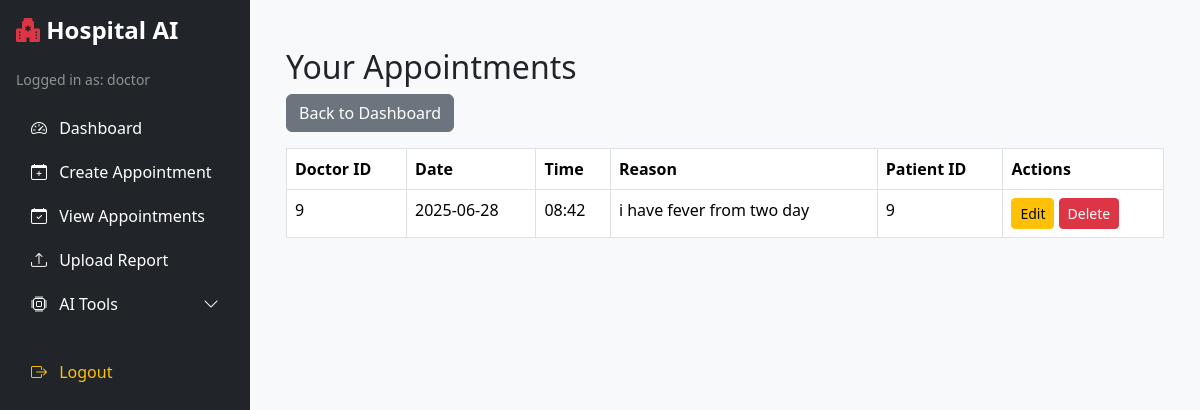
/view_appointments (signed in), run on the app's committed database.
### app/models/user.py (models this page shows, shortened)
class User(UserMixin, db.Model):
    id = db.Column(db.Integer, primary_key=True)
    username = db.Column(db.String(100), unique=True, nullable=False)
    password = db.Column(db.String(100), nullable=False)
    role = db.Column(db.String(20), nullable=False)  # 'admin', 'doctor', 'patient'

### app/models/appointment.py (models this page shows)
class Appointment(db.Model):
    id = db.Column(db.Integer, primary_key=True)
    patient_id = db.Column(db.Integer, db.ForeignKey('user.id'), nullable=False)
    doctor_id = db.Column(db.Integer, db.ForeignKey('user.id'), nullable=False)
    date = db.Column(db.DateTime, nullable=False)
    reason = db.Column(db.String(255), nullable=False)
    doctor = db.relationship('User', foreign_keys=[doctor_id], backref='doctor_appointments', lazy=True)
    patient = db.relationship('User', foreign_keys=[patient_id], backref='patient_appointments', lazy=True)

### app/controllers/appointment_controller.py (the view)
@appointment_bp.route('/view_appointments')
@login_required
def view_appointments():
    if current_user.role == 'admin':
        appointments = Appointment.query.all()
    elif current_user.role == 'doctor':
        appointments = Appointment.query.filter_by(doctor_id=current_user.id).all()
    elif current_user.role == 'patient':
        appointments = Appointment.query.filter_by(patient_id=current_user.id).all()
    else:
        appointments = []
    return render_template('view_appointments.html', appointments=appointments)

### app/models/user.py (called while the page is built)
@login_manager.user_loader
def load_user(user_id):
    return User.query.get(int(user_id))

### app/templates/view_appointments.html
{% extends 'base.html' %}
{% block content %}
<div class="container mt-4">
  <h2>Your Appointments</h2>
  <a href="{{ url_for('auth.dashboard') }}" class="btn btn-secondary mb-3">Back to Dashboard</a>
  <table class="table table-bordered">
    <thead class="thead-dark">
      <tr>
        <th>Doctor ID</th>
        <th>Date</th>
        <th>Time</th>
        <th>Reason</th>
        {% if current_user.role != 'patient' %}
        <th>Patient ID</th>
        <th>Actions</th>
        {% endif %}
      </tr>
    </thead>
    <tbody>
      {% for appt in appointments %}
      <tr>
        <td>{{ appt.doctor_id }}</td>
        <td>{{ appt.date.strftime('%Y-%m-%d') }}</td>
        <td>{{ appt.date.strftime('%H:%M') }}</td>
        <td>{{ appt.reason }}</td>
        {% if current_user.role != 'patient' %}
        <td>{{ appt.patient_id }}</td>
        <td>
          <a href="{{ url_for('appointment.edit_appointment', appointment_id=appt.id) }}" class="btn btn-sm btn-warning">Edit</a>
          <a href="{{ url_for('appointment.delete_appointment', appointment_id=appt.id) }}" class="btn btn-sm btn-danger"
            onclick="return confirm('Are you sure you want to delete this appointment?');">Delete</a>
        </td>
        {% endif %}
      </tr>
      {% endfor %}
    </tbody>
  </table>
</div>
{% endblock %}

### app/templates/base.html (shortened to what this page needs)
<!DOCTYPE html>
<html lang="en">
<head>
    <link href="https://cdn.jsdelivr.net/npm/bootstrap@5.3.2/dist/css/bootstrap.min.css" rel="stylesheet">
    <link href="https://cdn.jsdelivr.net/npm/bootstrap-icons@1.10.5/font/bootstrap-icons.css" rel="stylesheet">
</head>
<body>
<div class="d-flex">
    <div class="bg-dark text-white p-3 sidebar">
        <h4 class="mb-4"><i class="bi bi-hospital-fill text-danger"></i> Hospital AI</h4>
        {% if current_user.is_authenticated %}
            <p class="text-white-50 small">Logged in as: {{ current_user.role }}</p>
            <ul class="nav flex-column">
                <li class="nav-item">
                    <a class="nav-link text-white" href="{{ url_for('auth.dashboard') }}">
                        <i class="bi bi-speedometer2 me-2"></i> Dashboard
                    </a>
                </li>
                <li class="nav-item">
                    <a class="nav-link text-white" href="{{ url_for('appointment.create_appointment') }}">
                        <i class="bi bi-calendar-plus me-2"></i> Create Appointment
                    </a>
                </li>
                {% if current_user.role in ['admin', 'doctor'] %}
                    <li class="nav-item">
                        <a class="nav-link text-white" href="{{ url_for('appointment.view_appointments') }}">
                            <i class="bi bi-calendar-check me-2"></i> View Appointments
                        </a>
                    </li>
                {% endif %}
                <li class="nav-item">
                    <a class="nav-link text-white" href="{{ url_for('report.upload_report') }}">
                        <i class="bi bi-upload me-2"></i> Upload Report
                    </a>
                </li>
                <li class="nav-item">
                    <a class="nav-link text-white" data-bs-toggle="collapse" href="#aiTools" role="button" aria-expanded="false">
                        <i class="bi bi-cpu me-2"></i> AI Tools <i class="bi bi-chevron-down float-end"></i>
                    </a>
                </li>
                <li class="nav-item mt-4">
                    <a class="nav-link text-warning" href="{{ url_for('auth.logout') }}">
                        <i class="bi bi-box-arrow-right me-2"></i> Logout
                    </a>
                </li>
            </ul>
        {% else %}
            <p class="text-white">Not logged in</p>
        {% endif %}
    </div>
    <div class="flex-grow-1 p-4 main-content">
        {% block content %}{% endblock %}
    </div>
</div>
</body>
</html>

### app/templates/base.html (style rules this page uses)
body { font-family: 'Segoe UI', sans-serif; }
.sidebar { width: 250px; min-height: 100vh; }
.sidebar .nav-link { padding: 10px 15px; border-radius: 5px; transition: background 0.3s; }
.sidebar h4 { font-weight: bold; }
.nav-link i { font-size: 1rem; }
.main-content { background-color: #f8f9fa; min-height: 100vh; }

### data on the page
User: role "doctor"
Appointment: doctor_id "9", date "2025-06-28", date "08:42", reason "i have fever from two day", patient_id "9"
